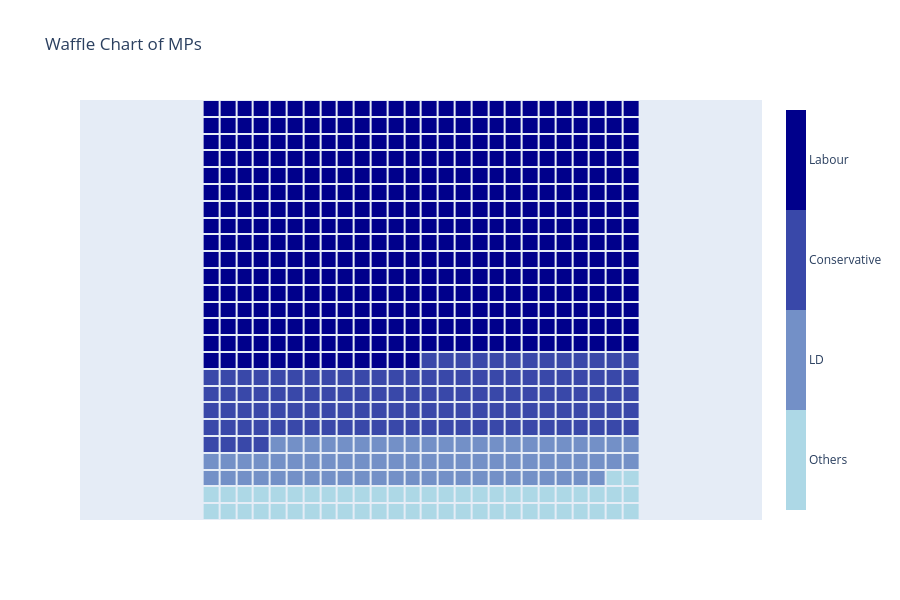

The cell this chart's notebook holds for it:
### Markdown cell above
## Waffle Chart - Example 1

### Code cell
waffle_data = {'Others': 54, 'LD': 72, 'Conservative': 121, 'Labour': 403}
waffle_df = pd.DataFrame(list(waffle_data.items()), columns=['Party', 'Seats'])

fig_waffle = pxx.waffle(df=waffle_df, 
                       categories_col='Party', 
                       values_col='Seats',
                       title='Waffle Chart of MPs'
                       )
fig_waffle.show()

### Figure 1 — Plotly figure (JSON) as saved in the notebook; plotly's stock layout.template omitted (floating-point values rounded to 4 significant figures; data arrays with more than 128 entries replaced by an {"elided": "..."} marker saying what was removed)
{"data": [{"autocolorscale": false, "colorbar": {"outlinecolor": "black", "outlinewidth": 0, "thickness": 20, "ticktext": ["Others", "LD", "Conservative", "Labour"], "tickvals": [0.375, 1.125, 1.875, 2.625]}, "colorscale": [[0, "#add8e6"], [0.25, "#add8e6"], [0.25, "#7390c7"], [0.5, "#7390c7"], [0.5, "#3948a9"], [0.75, "#3948a9"], [0.75, "#00008b"], [1, "#00008b"]], "type": "heatmap", "xgap": 2, "ygap": 2, "z": {"elided": "25x26 int values"}}], "layout": {"height": 600, "title": {"text": "Waffle Chart of MPs"}, "xaxis": {"showgrid": false, "showticklabels": false, "zeroline": false}, "yaxis": {"scaleanchor": "x", "showgrid": false, "showticklabels": false, "zeroline": false}}}
